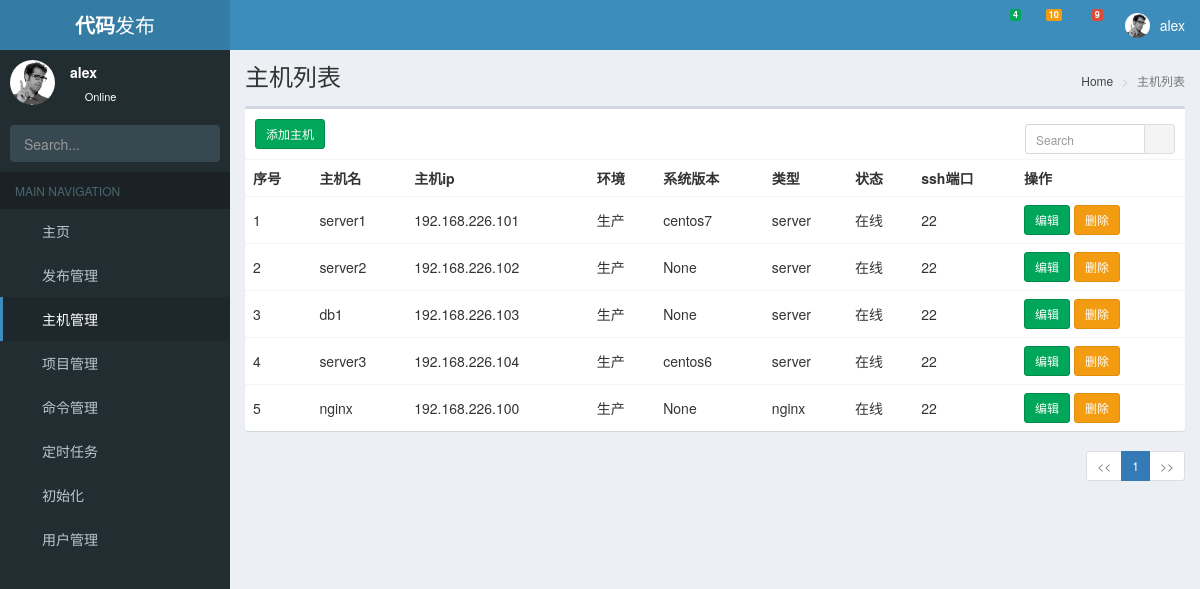
Page /hostlist/ (signed in) on the committed database.
### web/models.py (models this page shows, shortened)
class UserProfile(models.Model):
    name = models.CharField(verbose_name="用户名称", max_length=200)
    email = models.CharField(verbose_name="邮箱地址", max_length=200)
    password = models.CharField(verbose_name="密码", max_length=200)
    role = models.CharField(verbose_name='角色', choices=(("0", "开发"), ("1", "测试"), ("2", '运维')), default="0",max_length=10)
    is_admin = models.CharField(verbose_name='管理员', choices=(("0", "Admin"), ("1", "普通")), default="1",max_length=10)
    is_unable = models.CharField(verbose_name='是否可用', choices=(("0", "可用"), ("1", "不可用")), default="0",max_length=10)
    department = models.CharField(verbose_name='部门', blank=True, null=True, max_length=10)
    phone = models.CharField(verbose_name='手机号', blank=True, null=True, max_length=11)
    create_time = models.DateTimeField("创建时间", auto_now_add=True)
    class Meta:
        ordering = ['-create_time']

class Host(models.Model):
    env = (
        ("0", '开发'),
        ("1", "测试"),
        ("2", "预生产"),
        ("3", "生产")
    )
    Type = (
        ("0", "nginx"),
        ("1", "redis"),
        ("2", "db"),
        ("3", "server"),
    )
    status = (
        ("0", "在线"),
        ("1", "下线"),
        ("2", "维修"),
    )
    name = models.CharField(verbose_name="主机名", max_length=200, unique=True)
    hostip = models.GenericIPAddressField(verbose_name='主机ip地址')
    env = models.CharField(verbose_name='环境', choices=env, default="3", max_length=20)
    version = models.CharField(verbose_name="系统版本", max_length=50, null=True, blank=True)
    type = models.CharField(verbose_name="类型", choices=Type, default="3", max_length=20)
    ssh_port = models.CharField(verbose_name="ssh端口", default=22, max_length=10)
    status = models.CharField(verbose_name="状态", choices=status, default="0", max_length=2)

### web/host.py (the view)
# urls.py: url(r'^hostlist/', hostlist, name='hostlist'),
def hostlist(request):
    search = request.GET.get("table_search", "")
    hosts = Host.objects.filter(name__contains=search)
    pager = Pagination(request.GET.get('page', '1'), hosts.count(), request.GET.copy(), 10)
    return TemplateResponse(request, "hostlist.html", {"hosts": hosts[pager.start:pager.end], 'page_html': pager.page_html,"page_title":"主机列表",})

### utils/auth.py (called while the page is built)
    def process_request(self, request):
        if request.path_info.startswith('/admin/'):
            return
        if request.path_info in [reverse('login')]:
            return
        pk = request.session.get('user_id')
        user = models.UserProfile.objects.filter(pk=pk).first()
        if user:
            request.account = user
        else:
            return redirect(reverse('login'))

    def process_template_response(self,request,response):
        response.context_data.update({"user":request.account})
        return response

### utils/pagination.py (called while the page is built)
    @property
    def start(self):
        return (self.page - 1) * self.per_num

    @property
    def end(self):
        return self.page * self.per_num

### templates/hostlist.html (shortened to what this page needs)
{% extends 'master/base.html' %}
{% block body %}
    <div class="row">
        <div class="col-xs-12">
            <div class="box">
                <div class="box-header">
                    <div class="btn btn-sm btn-success add-btn">添加主机</div>
                    <div class="box-tools pull-right">
                        <form action="" method="get">
                            <div class="input-group input-group-sm " style="width: 150px;">
                                <input type="text" name="table_search" class="form-control pull-right"
                                       placeholder="Search">
                                <div class="input-group-btn">
                                    <button type="submit" class="btn btn-default"><i class="fa fa-search"></i></button>
                                </div>
                            </div>
                        </form>
                    </div>
                </div>
                <div class="box-body table-responsive no-padding">
                    <table class="table table-hover">
                        <tr>
                            <th>序号</th>
                            <th>主机名</th>
                            <th>主机ip</th>
                            <th>环境</th>
                            <th>系统版本</th>
                            <th>类型</th>
                            <th>状态</th>
                            <th>ssh端口</th>
                            <th>操作</th>
                        </tr>
                        {% for host in hosts %}
                            <tr>
                                <td>{{ forloop.counter }}</td>
                                <td>{{ host.name }}</td>
                                <td>{{ host.hostip }}</td>
                                <td>{{ host.get_env_display }}</td>
                                <td>{{ host.version }}</td>
                                <td>{{ host.get_type_display }}</td>
                                <td>{{ host.get_status_display }}</td>
                                <td>{{ host.ssh_port }}</td>
                                <td>
                                    <div class="btn btn-success btn-sm edit-btn"
                                         data-url="{% url 'edithost' host.pk %}">编辑
                                    </div>
                                    <div class="btn btn-warning btn-sm del-btn"
                                         data-url="{% url 'delhost' host.pk %}">删除
                                    </div>
                                </td>
                            </tr>
                        {% endfor %}
                    </table>
                </div>
            </div>
            <div>
                <ul class="pagination pagination-sm no-margin pull-right">
                    {{ page_html|safe }}
                </ul>
            </div>
        </div>
    </div>
{% endblock %}

### templates/master/base.html (shortened to what this page needs)
<!DOCTYPE html>
<html>
<head>
  {% include 'master/css.html' %}{% block css %} {% endblock %}
</head>
<body class="hold-transition skin-blue sidebar-mini">
<div class="wrapper">
  <header class="main-header">
    <a href="index2.html" class="logo">
      <span class="logo-lg"><b>代码</b>发布</span>
    </a>
    {% include 'master/body_nav.html' %}
  </header>
  {% include 'master/body_aside.html' %}
  <div class="content-wrapper">
    <section class="content-header">
      <h1>
        {{ page_title }}
      </h1>
      <ol class="breadcrumb">
        <li><a href="#"><i class="fa fa-dashboard"></i> Home</a></li>
        <li class="active">{{ page_title }}</li>
      </ol>
    </section>
    <section class="content">
     {% block body %}{% endblock %}
    </section>
  </div>
</div>
</body>
</html>

### templates/master/css.html
{% load static %}
<link rel="stylesheet" href="{% static 'plugins/bootstrap/css/bootstrap.min.css' %}">
<link rel="stylesheet" href="{% static 'plugins/font-awesome/css/font-awesome.min.css' %}">
<link rel="stylesheet" href="{% static 'plugins/Ionicons/css/ionicons.min.css' %}">
<link rel="stylesheet" href="{% static 'AdminLTE/css/AdminLTE.min.css' %}">
<link rel="stylesheet" href="{% static 'AdminLTE/css/skins/_all-skins.min.css' %}">
<link rel="stylesheet" href="{% static 'plugins/jBox/jBox.css' %}">
<link rel="stylesheet" href="{% static 'plugins/jBox/themes/TooltipDark.css' %}">
<link rel="stylesheet" href="{% static 'plugins/bootstrap-scojs/css/scojs.css' %}">
<link rel="stylesheet" href="{% static 'plugins/bootstrap-scojs/css/sco.message.css' %}">
<link rel="stylesheet" href="{% static 'plugins/bootstrap-datetimepicker/css/bootstrap-datetimepicker.min.css' %}">
<link rel="stylesheet" href="{% static 'plugins/bootstrap-daterangepicker/daterangepicker.css' %}">
<link rel="stylesheet" href="{% static 'plugins/select2/css/select2.min.css' %}">
<link rel="stylesheet" href="{% static 'plugins/kartik-v-bootstrap-fileinput/css/fileinput.css' %}">
<link rel="stylesheet" href="{% static 'css/main.css' %}">

### templates/master/body_nav.html (shortened to what this page needs)
{% load static %}
<nav class="navbar navbar-static-top">
    <a href="#" class="sidebar-toggle" data-toggle="push-menu" role="button">
    </a>
    <div class="navbar-custom-menu">
        <ul class="nav navbar-nav">
            <li class="dropdown messages-menu">
                <a href="#" class="dropdown-toggle" data-toggle="dropdown">
                    <i class="fa fa-envelope-o"></i>
                    <span class="label label-success">4</span>
                </a>
            </li>
            <li class="dropdown notifications-menu">
                <a href="#" class="dropdown-toggle" data-toggle="dropdown">
                    <i class="fa fa-bell-o"></i>
                    <span class="label label-warning">10</span>
                </a>
            </li>
            <li class="dropdown tasks-menu">
                <a href="#" class="dropdown-toggle" data-toggle="dropdown">
                    <i class="fa fa-flag-o"></i>
                    <span class="label label-danger">9</span>
                </a>
            </li>
            <li class="dropdown user user-menu">
                <a href="#" class="dropdown-toggle" data-toggle="dropdown">
                    <img src={% static "AdminLTE/img/user2-160x160.jpg" %} class="user-image" alt="User Image">
                    <span class="hidden-xs">{{ user.name }}</span>
                </a>
            </li>
        </ul>
    </div>
</nav>

### templates/master/body_aside.html (shortened to what this page needs)
{% load static %}
<aside class="main-sidebar">
    <section class="sidebar">
      <div class="user-panel">
        <div class="pull-left image">
          <img src={% static "AdminLTE/img/user2-160x160.jpg" %} class="img-circle" alt="User Image">
        </div>
        <div class="pull-left info">
          <p>{{ user.name }}</p>
          <a href="#"><i class="fa fa-circle text-success"></i> Online</a>
        </div>
      </div>
      <form action="#" method="get" class="sidebar-form">
        <div class="input-group">
          <input type="text" name="q" class="form-control" placeholder="Search...">
          <span class="input-group-btn">
                <button type="submit" name="search" id="search-btn" class="btn btn-flat"><i class="fa fa-search"></i>
                </button>
              </span>
        </div>
      </form>
      <ul class="sidebar-menu" data-widget="tree">
        <li class="header">MAIN NAVIGATION</li>
          <li id="dashboard">
          <a href="#">
            <i class="fa fa-dashboard"></i> <span>主页</span>
          </a>
        </li>
        <li class="treeview" id="menu_issue">
          <a href="#">
            <i class="fa fa-download"></i> <span>发布管理</span>
            <span class="pull-right-container">
              <i class="fa fa-angle-left pull-right"></i>
            </span>
          </a>
        </li>
          <li id="host">
          <a href="{% url 'hostlist' %}">
            <i class="fa fa-server"></i> <span>主机管理</span>
          </a>
        </li>
          <li id="project">
          <a href="{% url 'projectlist' %}">
            <i class="fa fa-share-alt"></i> <span>项目管理</span>
          </a>
        </li>
          <li id="command">
          <a href="#">
            <i class="fa fa-file-code-o"></i> <span>命令管理</span>
          </a>
        </li>
          <li id="cron">
          <a href="#">
            <i class="fa fa-safari"></i> <span>定时任务</span>
          </a>
        </li>
          <li id="init">
          <a href="{% url 'initlist' %}">
            <i class="fa  fa-files-o"></i> <span>初始化</span>
          </a>
        </li>
          <li id="user">
          <a href="{% url 'userlist' %}">
            <i class="fa fa-user"></i> <span>用户管理</span>
          </a>
        </li>
      </ul>
    </section>
  </aside>

### templates/master/js.html (shortened to what this page needs)
{% load static %}

### rows in the picture
UserProfile: name "alex"
Host: name "server1", hostip "192.168.226.101", env "生产", version "centos7", type "server", status "在线", ssh_port "22"
Host: name "server2", hostip "192.168.226.102", env "生产", version "None", type "server", status "在线", ssh_port "22"
Host: name "db1", hostip "192.168.226.103", env "生产", version "None", type "server", status "在线", ssh_port "22"
Host: name "server3", hostip "192.168.226.104", env "生产", version "centos6", type "server", status "在线", ssh_port "22"
Host: name "nginx", hostip "192.168.226.100", env "生产", version "None", type "nginx", status "在线", ssh_port "22"

### other values in the picture
{{ page_title }} "主机列表"
{{ page_html|safe }} "<< 1 >>"
